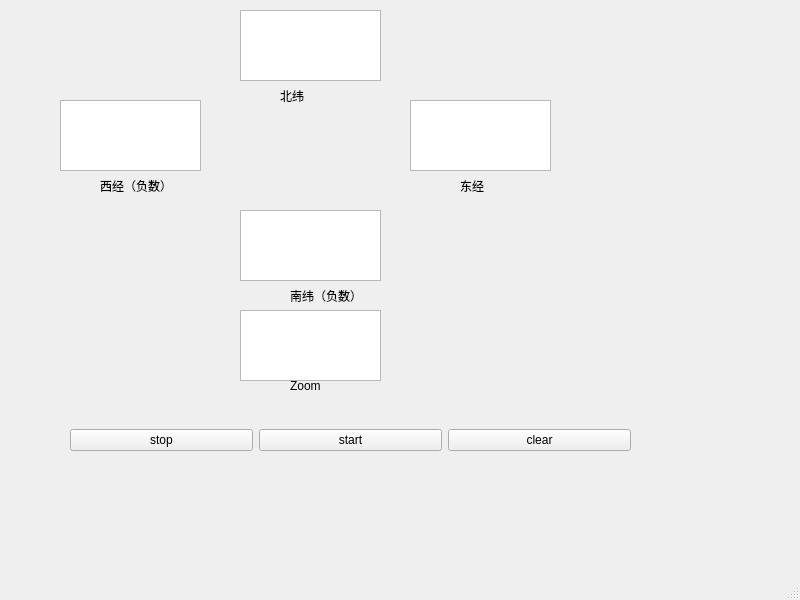
<?xml version="1.0" encoding="UTF-8"?>
<ui version="4.0">
 <class>MainWindow</class>
 <widget class="QMainWindow" name="MainWindow">
  <property name="geometry">
   <rect>
    <x>0</x>
    <y>0</y>
    <width>800</width>
    <height>600</height>
   </rect>
  </property>
  <property name="windowTitle">
   <string>MainWindow</string>
  </property>
  <widget class="QWidget" name="centralwidget">
   <widget class="QTextEdit" name="textEdit_W">
    <property name="geometry">
     <rect>
      <x>60</x>
      <y>100</y>
      <width>141</width>
      <height>71</height>
     </rect>
    </property>
   </widget>
   <widget class="QTextEdit" name="textEdit_E">
    <property name="geometry">
     <rect>
      <x>410</x>
      <y>100</y>
      <width>141</width>
      <height>71</height>
     </rect>
    </property>
   </widget>
   <widget class="QTextEdit" name="textEdit_N">
    <property name="geometry">
     <rect>
      <x>240</x>
      <y>10</y>
      <width>141</width>
      <height>71</height>
     </rect>
    </property>
   </widget>
   <widget class="QTextEdit" name="textEdit_S">
    <property name="geometry">
     <rect>
      <x>240</x>
      <y>210</y>
      <width>141</width>
      <height>71</height>
     </rect>
    </property>
   </widget>
   <widget class="QLabel" name="label">
    <property name="geometry">
     <rect>
      <x>100</x>
      <y>170</y>
      <width>81</width>
      <height>31</height>
     </rect>
    </property>
    <property name="text">
     <string>西经（负数）</string>
    </property>
   </widget>
   <widget class="QLabel" name="label_2">
    <property name="geometry">
     <rect>
      <x>460</x>
      <y>170</y>
      <width>81</width>
      <height>31</height>
     </rect>
    </property>
    <property name="text">
     <string>东经</string>
    </property>
   </widget>
   <widget class="QLabel" name="label_3">
    <property name="geometry">
     <rect>
      <x>280</x>
      <y>80</y>
      <width>81</width>
      <height>31</height>
     </rect>
    </property>
    <property name="text">
     <string>北纬</string>
    </property>
   </widget>
   <widget class="QLabel" name="label_4">
    <property name="geometry">
     <rect>
      <x>290</x>
      <y>280</y>
      <width>81</width>
      <height>31</height>
     </rect>
    </property>
    <property name="text">
     <string>南纬（负数）</string>
    </property>
   </widget>
   <widget class="QTextEdit" name="textEdit_zoom">
    <property name="geometry">
     <rect>
      <x>240</x>
      <y>310</y>
      <width>141</width>
      <height>71</height>
     </rect>
    </property>
   </widget>
   <widget class="QLabel" name="label_5">
    <property name="geometry">
     <rect>
      <x>290</x>
      <y>380</y>
      <width>54</width>
      <height>12</height>
     </rect>
    </property>
    <property name="text">
     <string>Zoom</string>
    </property>
   </widget>
   <widget class="QWidget" name="layoutWidget">
    <property name="geometry">
     <rect>
      <x>70</x>
      <y>410</y>
      <width>561</width>
      <height>61</height>
     </rect>
    </property>
    <layout class="QHBoxLayout" name="horizontalLayout">
     <item>
      <widget class="QPushButton" name="pushButton_3">
       <property name="text">
        <string>stop</string>
       </property>
      </widget>
     </item>
     <item>
      <widget class="QPushButton" name="pushButton">
       <property name="text">
        <string>start</string>
       </property>
      </widget>
     </item>
     <item>
      <widget class="QPushButton" name="pushButton_2">
       <property name="text">
        <string>clear</string>
       </property>
      </widget>
     </item>
    </layout>
   </widget>
  </widget>
  <widget class="QMenuBar" name="menubar">
   <property name="geometry">
    <rect>
     <x>0</x>
     <y>0</y>
     <width>800</width>
     <height>23</height>
    </rect>
   </property>
  </widget>
  <widget class="QStatusBar" name="statusbar"/>
 </widget>
 <resources/>
 <connections/>
</ui>
